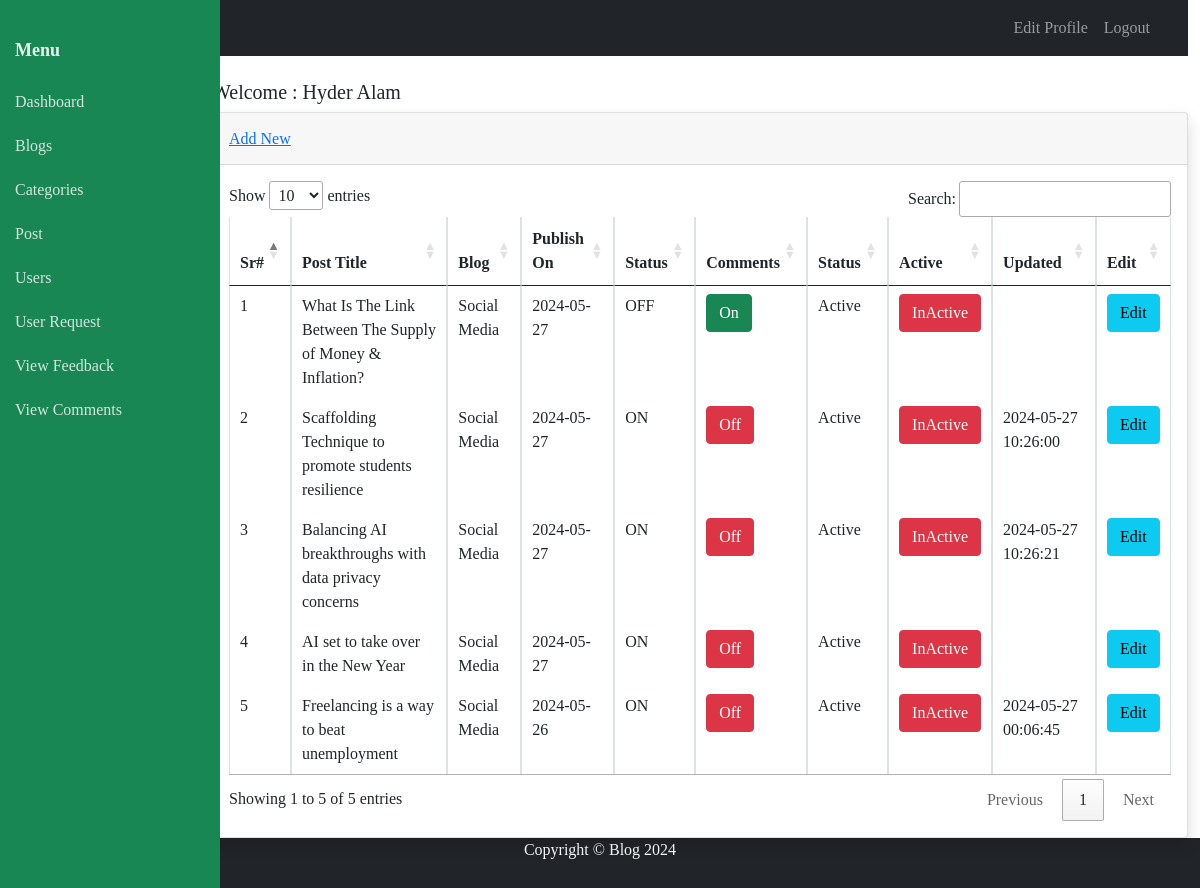
Screenshot of /admin/post.php (signed in) with the database file from the repository.
### tables this page shows
CREATE TABLE `post` (
  `post_id` int(11) NOT NULL AUTO_INCREMENT,
  `blog_id` int(11) DEFAULT NULL,
  `post_title` varchar(200) NOT NULL,
  `post_summary` text NOT NULL,
  `post_description` longtext NOT NULL,
  `featured_image` text DEFAULT NULL,
  `post_image_path` text DEFAULT NULL,
  `post_status` enum('Active','InActive') DEFAULT NULL,
  `is_comment_allowed` tinyint(1) NOT NULL DEFAULT 1,
  `created_at` timestamp NOT NULL DEFAULT current_timestamp(),
  `updated_at` timestamp NULL DEFAULT NULL,
  PRIMARY KEY (`post_id`),
  KEY `blog_id` (`blog_id`),
  CONSTRAINT `post_ibfk_1` FOREIGN KEY (`blog_id`) REFERENCES `blog` (`blog_id`) ON DELETE CASCADE ON UPDATE CASCADE
);

CREATE TABLE `blog` (
  `blog_id` int(11) NOT NULL AUTO_INCREMENT,
  `user_id` int(11) DEFAULT NULL,
  `blog_title` varchar(200) DEFAULT NULL,
  `post_per_page` int(11) DEFAULT NULL,
  `blog_background_image` text DEFAULT NULL,
  `blog_image_path` text DEFAULT NULL,
  `blog_status` enum('Active','InActive') DEFAULT NULL,
  `created_at` timestamp NOT NULL DEFAULT current_timestamp(),
  `updated_at` timestamp NULL DEFAULT NULL,
  PRIMARY KEY (`blog_id`),
  KEY `user_id` (`user_id`),
  CONSTRAINT `blog_ibfk_1` FOREIGN KEY (`user_id`) REFERENCES `user` (`user_id`) ON DELETE CASCADE ON UPDATE CASCADE
);

### require/functions.php (called while the page is built, shortened)
<?php
$localhost ="localhost";
$username  ="root";
$password  ="";
$database  ="21442_hyder_alam";
$connection=mysqli_connect($localhost,$username,$password,$database);
	function excecute_query($query){
		global $connection;
		$sql=$query;
		$result=mysqli_query($connection,$sql) or die("<p style='color: red;'><b>Error Message: </b>".mysqli_connect_error()."</p>");
		return $result;
	}
?>

### admin/post.php (the view, shortened to what this page needs)
<?php include("require/header_sidebar.php");
require('../require/functions.php');
?>
<link rel="stylesheet" href="https://cdn.datatables.net/1.11.5/css/jquery.dataTables.css">
 <div class="col-lg-10" onload="show_posts()" id="show_posts" >
         <h5 class="text-gray-800">Welcome : <?php echo $_SESSION['user']['first_name']." ".$_SESSION['user']['last_name'] ; ?> </h5>
            <div class="card shadow" >
             <div class="card-header d-flex justify-content-between">
                <div>
                        <a href="add_post.php">
                            <h6 class="font-weight-bold text-primary mt-2">Add New</h6>
                        </a>
                </div>
                </div>
                <div class="card-body">
                    <div class="table-responsive">
                        <table class="table table-bordered " id="table_id" width="100%" style="height: auto;" cellspacing="0">
                            <thead>
                            <tr>
                                <th>Sr# </th>
                                <th>Post Title</th>
                                <th>Blog</th>
                                <th>Publish On</th>
                                <th>Status</th>
                                <th>Comments</th>
                                <th>Status</th>
                                <th>Active</th>
                                <th>Updated</th>
                                <th>Edit</th>
                            </tr>
                            </thead>
                            <tbody >
                                   <?php  $query="SELECT post.updated_at ,post.post_id, post.created_at, post.post_title,blog.blog_title, post.post_status, post.is_comment_allowed
                                        FROM blog, post
                                        WHERE post.blog_id = blog.blog_id
                                        AND blog.user_id = '".$_SESSION['user']['user_id']."' ORDER BY post.post_id DESC";
                                    $result=excecute_query($query);
                                    if ($result->num_rows > 0) {
                                        $counter=1;
                                        while ($rows=mysqli_fetch_assoc($result)) {
                                    ?>
                                <tr>
                                <td><?= $counter++ ?></td>
                                <td><?= $rows['post_title'] ?></td>
                                <td><?= $rows['blog_title'] ?></td>
                                <td><?= date('Y-m-d', strtotime( $rows['created_at']))?></td>
                                <td><?=$rows['is_comment_allowed'] == 1 ? 'ON' : 'OFF'  ?></td>
                                <td>
                                <?php if ($rows['is_comment_allowed'] == 0 ) { ?>
                                <button type="button" class="btn btn-success" onclick="active_comment(<?= $rows['post_id']; ?>)">On</button>
                                <?php } else{ ?>
                                    <button type="button" class="btn btn-danger" onclick="inactive_comment(<?= $rows['post_id']; ?>)" >Off</button></td>
                               <?php } ?>
                               <td><?=$rows['post_status']?></td>
                                <td>
                                <?php if ($rows['post_status'] == 'InActive' ) { ?>
                                <button type="button" class="btn btn-success" onclick="active_post(<?= $rows['post_id']; ?>)">Active</button>
                                <?php } else{ ?>
                                    <button type="button" class="btn btn-danger" onclick="inactive_post(<?= $rows['post_id']; ?>)" >InActive</button></td>
                               <?php } ?>
                               <td><?= $rows['updated_at'] ?></td>
                                <td>
                                <button type="button" class="btn btn-info" onclick="edit_post(<?= $rows['post_id']?>)">Edit </button>
                                </td>
                                </tr>
                                <?php }} ?>
                            </tbody>
                        </table>
                    </div>
                </div>
            </div>
        </div>
<?php include("require/footer.php")?>

### admin/require/header_sidebar.php (style rules this page uses)
body { font-family: 'PT Serif', serif; }

### rows the page displays
post: post_title "What Is The Link Between The Supply of Money & Inflation?", blog.blog_title "Social Media", created_at "2024-05-27", is_comment_allowed "OFF", post_status "Active"
post: post_title "Scaffolding Technique to promote students resilience", blog.blog_title "Social Media", created_at "2024-05-27", is_comment_allowed "ON", post_status "Active", updated_at "2024-05-27 10:26:00"
post: post_title "Balancing AI breakthroughs with data privacy concerns", blog.blog_title "Social Media", created_at "2024-05-27", is_comment_allowed "ON", post_status "Active", updated_at "2024-05-27 10:26:21"
post: post_title "AI set to take over in the New Year", blog.blog_title "Social Media", created_at "2024-05-27", is_comment_allowed "ON", post_status "Active"
post: post_title "Freelancing is a way to beat unemployment", blog.blog_title "Social Media", created_at "2024-05-26", is_comment_allowed "ON", post_status "Active", updated_at "2024-05-27 00:06:45"

### other values shown
$_SESSION['user']['first_name'] "Hyder"
$_SESSION['user']['last_name'] "Alam"
